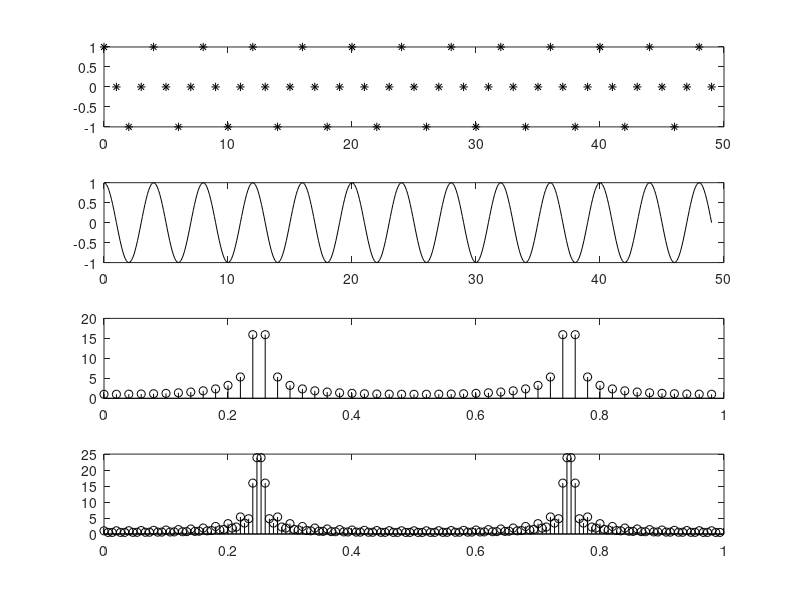

Here is the MATLAB script that generated this plot:
T=1;
A=1;
phi=0;
N=50;
f=0.25;
n=[0:N-1];
zero_padding=100;

x=A*cos(2*pi*n*f*T+phi);
X=fft(x);

fig=figure(1);
subplot(4,1,1);
plot(n,x,'*k');
ni=[0:.1:N-1];
hold on;


subplot(4,1,2);
plot(ni,A*cos(2*pi*ni*f*T+phi),'-k'); 
grid off;
hold off;


subplot(4,1,3);
mX=abs(X);
fn=[0:1/N:1-1/N];
stem(fn,mX,'ok');



subplot(4,1,4);
x=[ x linspace(0,0,zero_padding)]
X=fft(x);

mX=abs(X);
fn=[0:1/(N+zero_padding):1-1/(N+zero_padding)];
stem(fn,mX,'ok');


print(fig,'sine_plot','-dpng');
